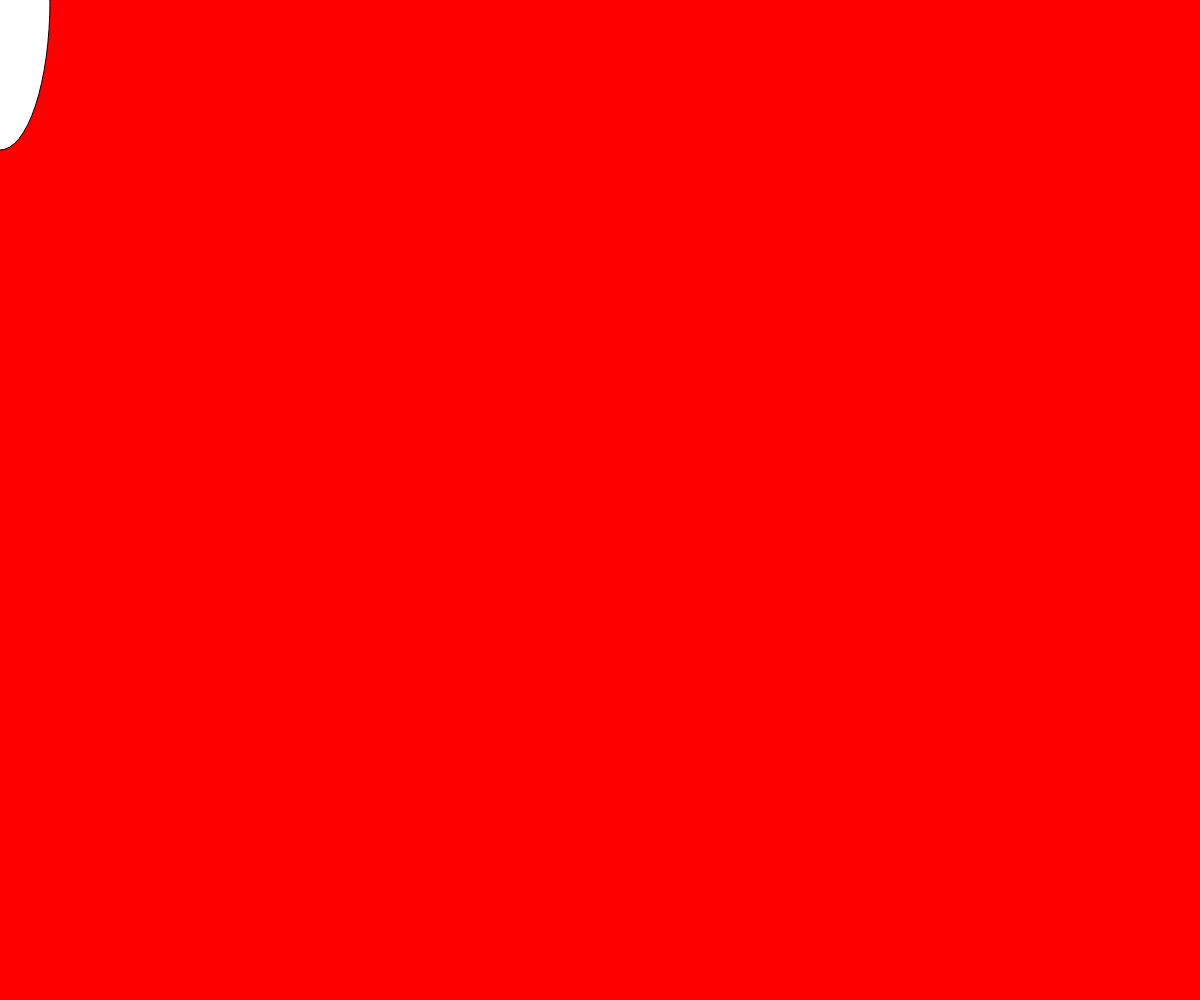
Frame 1 (no input)
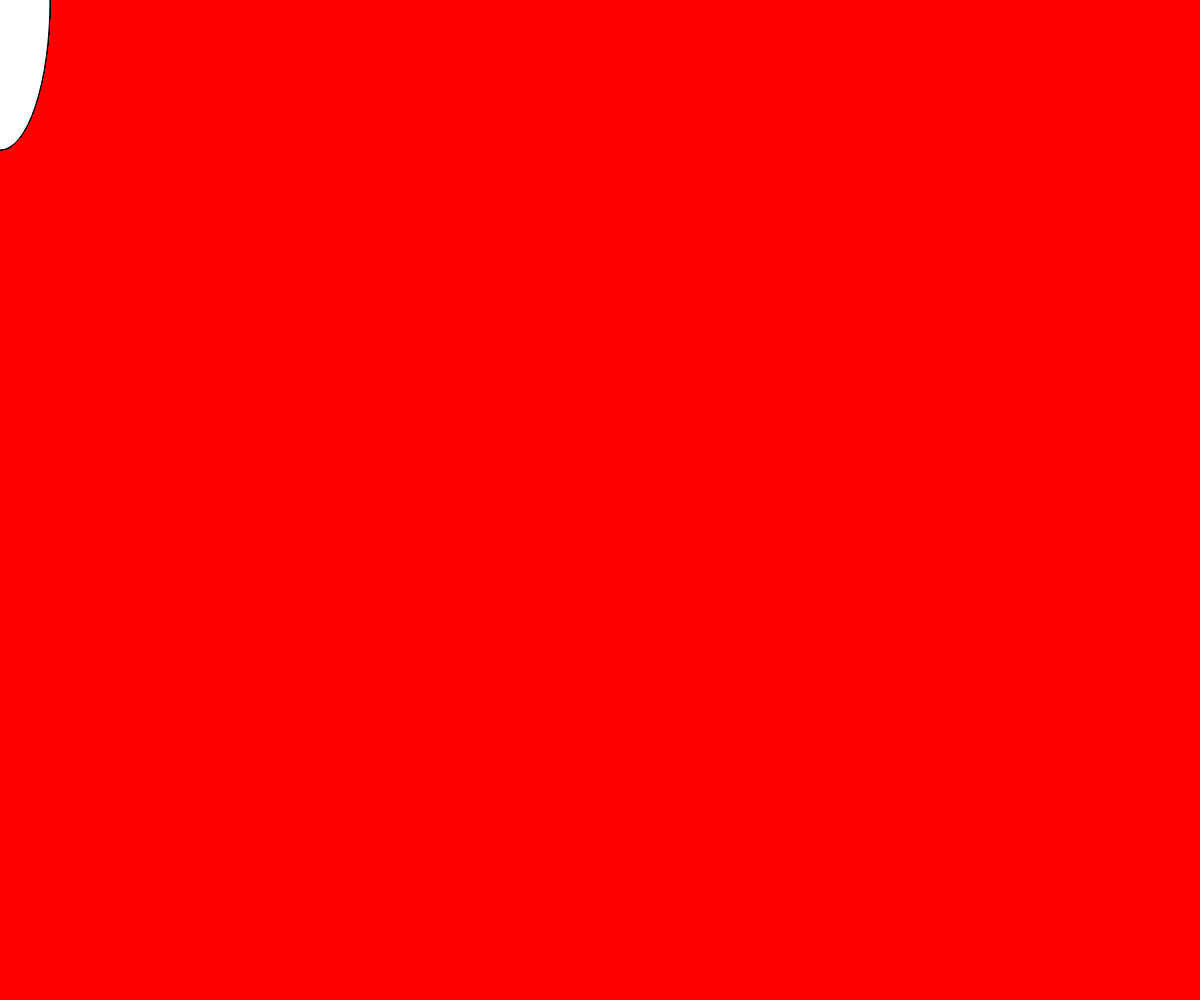
Frame 60 (no input)
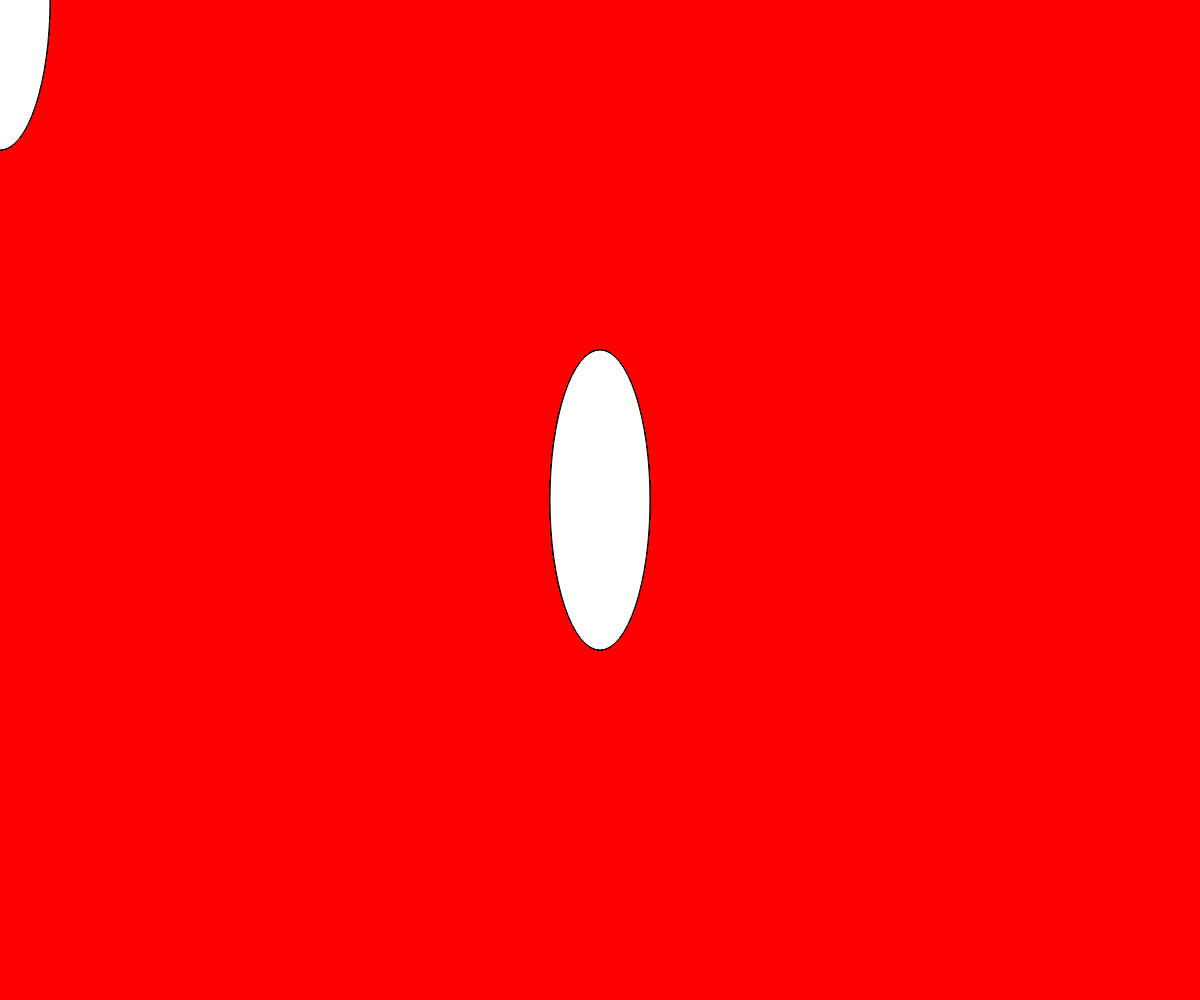
Frame 120 (the mouse pressed at the canvas centre since frame 60)

The p5.js sketch that drew these frames (run headless with seeded random() and noise() and a simulated clock; from frame 60 on, the mouse is pressed at the canvas centre):

// p5.js sketch
// ── sketch.js
//BUILDING WEB-BASED DRAWING INSTRUMENTS TEMPLATE
//BY GALO CANIZARES

function setup() {
  pixelDensity(1);

  canvasIMG = createCanvas(window.windowWidth, window.windowHeight);
  background(375, 0, 0);

}

function draw() {
  //background(bgr, bgg, bgb, alph);
  ellipse(mouseX, mouseY, 100, 300);

}

function windowResized() {
  resizeCanvas(window.windowWidth, window.windowHeight);
  resetCanvas();
}
